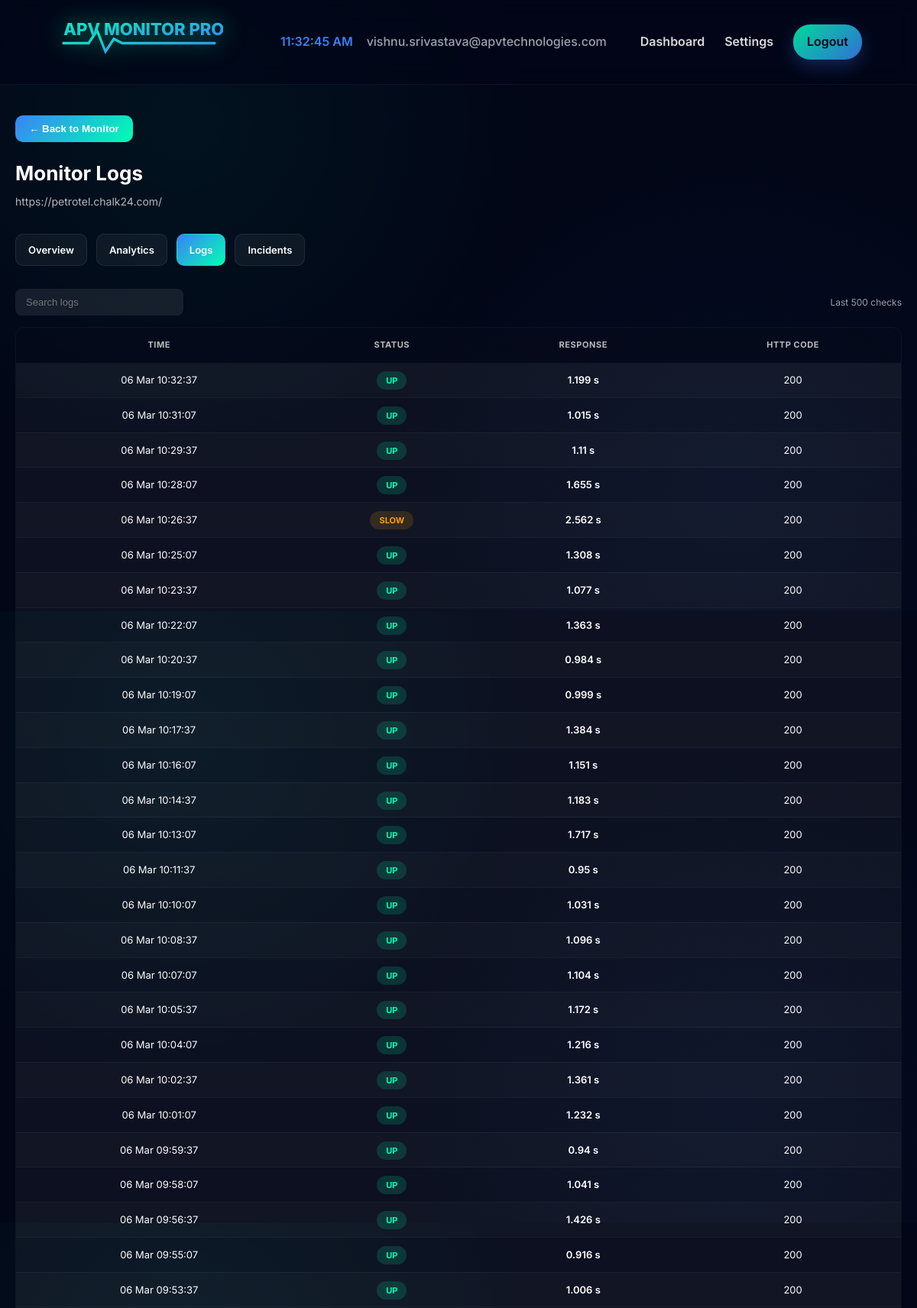
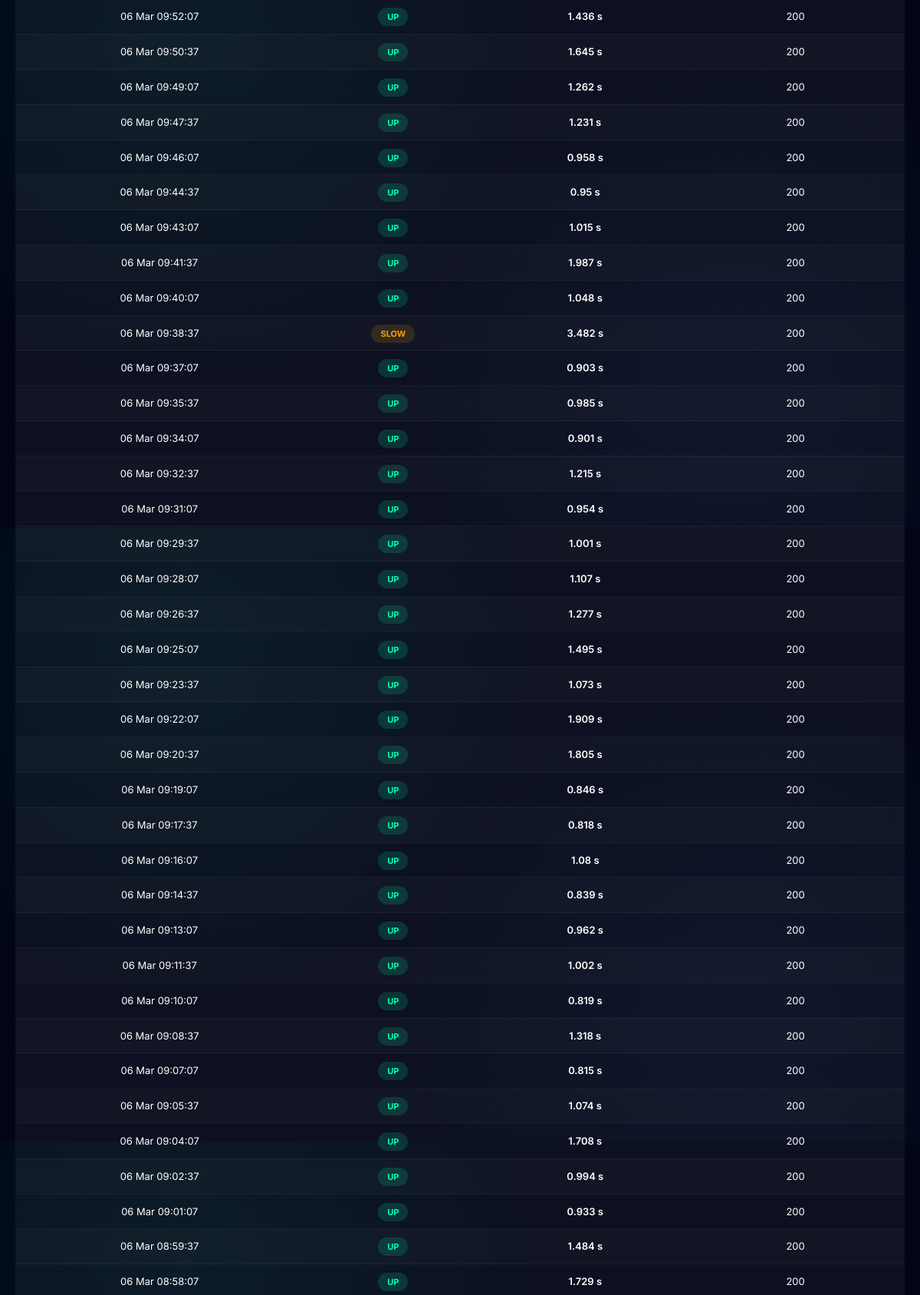
/monitor/1/logs (signed in, upper part), run on the app's committed database (2 pictures, top to bottom).
### models/user.py (models this page shows, shortened)
class User(db.Model):
    __tablename__ = "users"
    id = db.Column(db.Integer, primary_key=True)
    email = db.Column(db.String(150), unique=True, nullable=False, index=True)
    password = db.Column(db.String(255), nullable=False)
    role = db.Column(db.String(50), default="viewer")
    is_verified = db.Column(db.Boolean, default=False)
    telegram_chat_id = db.Column(db.String(100), nullable=True)
    telegram_connected = db.Column(db.Boolean, default=False)
    telegram_alerts_enabled = db.Column(db.Boolean, default=True)
    telegram_connected_at = db.Column(db.DateTime, nullable=True)
    telegram_connect_token = db.Column(
        db.String(120),
        nullable=True,
        index=True
    )
    telegram_token_created_at = db.Column(
        db.DateTime,
        nullable=True
    )
    created_at = db.Column(
        db.DateTime,
        default=datetime.utcnow
    )
    monitors = db.relationship(
        "Monitor",
        backref="owner",
        lazy=True,
        cascade="all, delete",
        foreign_keys="Monitor.user_id"
    )

### models/monitor.py (models this page shows, shortened)
class Monitor(db.Model):
    __tablename__ = "monitors"
    id = db.Column(
        db.Integer,
        primary_key=True
    )
    url = db.Column(
        db.String(500),
        nullable=False,
        index=True
    )
    status = db.Column(
        db.String(20),
        default="UNKNOWN",
        nullable=False,
        index=True
    )
    response_time = db.Column(
        db.Float,
        nullable=True
    )
    is_paused = db.Column(
        db.Boolean,
        default=False,
        nullable=False,
        index=True
    )
    check_interval = db.Column(
        db.Integer,
        default=60,
        nullable=False
    )
    last_checked_at = db.Column(
        db.DateTime,
        nullable=True,
        index=True
    )
    failure_count = db.Column(
        db.Integer,
        default=0,
        nullable=False
    )
    recovery_count = db.Column(
        db.Integer,
        default=0,
        nullable=False
    )
    ssl_expiry_date = db.Column(
        db.DateTime,
        nullable=True
    )
    ssl_days_remaining = db.Column(
        db.Integer,
        default=0
    )
    last_ssl_check = db.Column(
        db.DateTime,
        nullable=True,
        index=True
    )
    last_checked = db.Column(
        db.DateTime,
        nullable=True,
        index=True
    )
    created_at = db.Column(
        db.DateTime,
        default=datetime.utcnow,
        nullable=False,
        index=True
    )
    user_id = db.Column(
        db.Integer,
        db.ForeignKey("users.id"),
        nullable=False,
        index=True
    )
    created_by = db.Column(
        db.Integer,
        db.ForeignKey("users.id"),
        nullable=False,
        index=True
    )
    incidents = db.relationship(
        "Incident",
        backref="monitor",
        lazy="select",
        cascade="all, delete-orphan"
    )
    logs = db.relationship(
        "MonitorLog",
        backref="monitor",
        lazy="select",
        cascade="all, delete-orphan"
    )

### routes/monitor_routes.py (the view)
@monitor_bp.route("/monitor/<int:monitor_id>/logs")
def monitor_logs(monitor_id):
    if not require_login():
        return redirect(url_for("home"))
    monitor = Monitor.query.get_or_404(monitor_id)
    if monitor.user_id != session.get("user_id"):
        flash("Unauthorized access.", "error")
        return redirect(url_for("dashboard"))
    logs = (
        MonitorLog.query
        .filter_by(monitor_id=monitor.id)
        .order_by(MonitorLog.checked_at.desc())
        .limit(500)
        .all()
    )
    return render_template(
        "dashboard/logs.html",
        monitor=monitor,
        logs=logs
    )

### routes/monitor_routes.py (called while the page is built)
def require_login():
    if not session.get("logged_in"):
        flash("Session expired. Please login again.", "error")
        return False
    return True

### templates/dashboard/logs.html (shortened to what this page needs)
{% extends "layout.html" %}
{% block content %}
<div class="logs-container">
<a href="/monitor/{{monitor.id}}/overview">
<button class="back-btn">← Back to Monitor</button>
</a>
<div class="logs-header">
<h2>Monitor Logs</h2>
<p>{{ monitor.url }}</p>
</div>
<div class="monitor-tabs">
<a href="/monitor/{{ monitor.id }}/overview" class="tab-btn">
Overview
</a>
<a href="/monitor/{{ monitor.id }}/analytics" class="tab-btn">
Analytics
</a>
<a href="/monitor/{{ monitor.id }}/logs" class="tab-btn active">
Logs
</a>
<a href="/monitor/{{ monitor.id }}/incidents" class="tab-btn">
Incidents
</a>
</div>
<div class="logs-toolbar">
<input
type="text"
id="logSearch"
class="logs-search"
placeholder="Search logs"
/>
<span style="opacity:.6;font-size:12px;">
Last 500 checks
</span>
</div>
<table class="logs-table" id="logsTable">
<tr>
<th>Time</th>
<th>Status</th>
<th>Response</th>
<th>HTTP Code</th>
</tr>
{% if logs %}
{% for log in logs %}
<tr>
<td>
{{ log.checked_at.strftime("%d %b %H:%M:%S") }}
</td>
<td>
{% if log.status == "UP" %}
<span class="status-pill status-up">UP</span>
{% elif log.status == "SLOW" %}
<span class="status-pill status-slow">SLOW</span>
{% else %}
<span class="status-pill status-down">DOWN</span>
{% endif %}
</td>
<td class="response">
{{ log.response_time }} s
</td>
<td>
{{ log.http_status_code }}
</td>
</tr>
{% endfor %}
{% else %}
<tr>
<td colspan="4" class="empty">
No logs yet
</td>
</tr>
{% endif %}
</table>
</div>
{% endblock %}

### templates/layout.html (shortened to what this page needs)
<!DOCTYPE html>
<html lang="en">
<head>
</head>
<body>
<header class="nav">
<div class="apv-logo">
<svg viewBox="0 0 200 60" xmlns="http://www.w3.org/2000/svg">
<text
x="10"
y="25"
font-size="20"
font-weight="800"
fill="url(#apvGradient)">
APV MONITOR PRO
</text>
</svg>
</div>
<div class="nav-links">
{% if session.get('logged_in') %}
<span id="liveClock" style="margin-right:18px;color:#3b82f6;font-weight:600;"></span>
<span style="margin-right:18px;color:#9ca3af;font-weight:500;">
{{ session['email'] }}
</span>
<a href="{{ url_for('dashboard') }}">Dashboard</a>
<a href="{{ url_for('settings.settings_page') }}">Settings</a>
<a href="{{ url_for('auth.logout') }}" class="btn">Logout</a>
{% else %}
{% if not request.path.startswith('/status') %}
<a href="{{ url_for('auth.login') }}">Login</a>
<a href="{{ url_for('auth.signup') }}" class="btn">Create Account</a>
{% endif %}
{% endif %}
</div>
</header>
<main>
{% block content %}{% endblock %}
</main>
</body>
</html>

### templates/layout.html (style rules this page uses)
:root { --green:#00ffb3; --blue:#3b82f6; --bg:#020617; --text:#ffffff; --muted:#9ca3af; --glass:rgba(2,6,23,.65); }
* { box-sizing:border-box; }
body { margin:0; font-family:'Inter',sans-serif; background: radial-gradient(circle at 20% 20%, rgba(0,255,179,.05), transparent 40%), radial-gradient(circle at 80% 80%, rgba(59,130,246,.05), transparent 40%), var(--bg); color:var(--text); line-height:1.6; -webkit-font-smoothing:antialiased; -moz-osx-font-smoothing:grayscale; }
.nav { display:flex; align-items:center; justify-content:space-between; padding:18px 6%; position:sticky; top:0; backdrop-filter:blur(14px); background:var(--glass); border-bottom:1px solid rgba(255,255,255,.05); z-index:100; }
.apv-logo { width:220px; filter:drop-shadow(0 0 15px rgba(0,255,179,.5)); animation:logoGlow 3s ease-in-out infinite alternate; }
.apv-logo svg { width:100%; }
.nav-links { display:flex; align-items:center; }
.nav-links a { margin-left:26px; text-decoration:none; color:white; font-weight:600; opacity:.85; transition:.25s; }
.btn { padding:10px 18px; border-radius:22px; background:linear-gradient(135deg,var(--green),var(--blue)); color:#020617 !important; font-weight:600; box-shadow:0 8px 25px rgba(59,130,246,.35); transition:.25s; }
main { min-height:60vh; }

### templates/dashboard/logs.html (style rules this page uses)
.logs-container { max-width:1400px; margin:auto; padding:40px 20px; }
.logs-header { margin-bottom:30px; }
.logs-header h2 { margin:0; font-size:26px; }
.logs-header p { margin-top:6px; opacity:.7; font-size:14px; }
.back-btn { padding:10px 18px; border-radius:10px; border:none; background:linear-gradient(135deg,#3b82f6,#00ffb3); color:white; font-weight:600; cursor:pointer; margin-bottom:20px; }
.monitor-tabs { display:flex; gap:12px; margin-bottom:30px; flex-wrap:wrap; }
.tab-btn { padding:10px 16px; border-radius:10px; background:rgba(255,255,255,0.05); border:1px solid rgba(255,255,255,0.08); color:white; text-decoration:none; font-weight:600; font-size:13px; }
.tab-btn.active { background:linear-gradient(135deg,#3b82f6,#00ffb3); }
.logs-toolbar { display:flex; justify-content:space-between; align-items:center; margin-bottom:15px; flex-wrap:wrap; gap:10px; }
.logs-search { padding:10px 14px; border-radius:8px; border:none; background:rgba(255,255,255,0.08); color:white; font-size:13px; min-width:220px; }
.logs-table { width:100%; border-collapse:collapse; background:rgba(255,255,255,0.04); border-radius:12px; overflow:hidden; border:1px solid rgba(255,255,255,0.08); }
.logs-table th { background:#020617; padding:14px; font-size:11px; text-transform:uppercase; letter-spacing:.05em; opacity:.7; }
.logs-table td { padding:12px; text-align:center; border-bottom:1px solid rgba(255,255,255,0.05); font-size:13px; }
.logs-table tr:nth-child(even) { background:rgba(255,255,255,0.02); }
.status-pill { padding:5px 12px; border-radius:20px; font-size:11px; font-weight:700; }
.status-up { background:rgba(0,255,179,.15); color:#00ffb3; }
.status-slow { background:rgba(245,158,11,.15); color:#f59e0b; }
.response { font-weight:600; }

### data on the page
User: email "vishnu.srivastava@apvtechnologies.com"
Monitor: url "https://petrotel.chalk24.com/"

### other printed values
{{ log.checked_at.strftime("%d %b %H:%M:%S") }} "06 Mar 10:32:37" "06 Mar 10:31:07" "06 Mar 10:29:37" "06 Mar 10:28:07" "06 Mar 10:26:37" "06 Mar 10:25:07" "06 Mar 10:23:37" "06 Mar 10:22:07" "06 Mar 10:20:37" "06 Mar 10:19:07" "06 Mar 10:17:37" "06 Mar 10:16:07" "06 Mar 10:14:37" "06 Mar 10:13:07" "06 Mar 10:11:37" "06 Mar 10:10:07" "06 Mar 10:08:37" "06 Mar 10:07:07" "06 Mar 10:05:37" "06 Mar 10:04:07" "06 Mar 10:02:37" "06 Mar 10:01:07" "06 Mar 09:59:37" "06 Mar 09:58:07" "06 Mar 09:56:37" "06 Mar 09:55:07" "06 Mar 09:53:37" "06 Mar 09:52:07" "06 Mar 09:50:37" "06 Mar 09:49:07" "06 Mar 09:47:37" "06 Mar 09:46:07" "06 Mar 09:44:37" "06 Mar 09:43:07" "06 Mar 09:41:37" "06 Mar 09:40:07" "06 Mar 09:38:37" "06 Mar 09:37:07" "06 Mar 09:35:37" "06 Mar 09:34:07" "06 Mar 09:32:37" "06 Mar 09:31:07" "06 Mar 09:29:37" "06 Mar 09:28:07" "06 Mar 09:26:37" "06 Mar 09:25:07" "06 Mar 09:23:37" "06 Mar 09:22:07" "06 Mar 09:20:37" "06 Mar 09:19:07" "06 Mar 09:17:37" "06 Mar 09:16:07" "06 Mar 09:14:37" "06 Mar 09:13:07" "06 Mar 09:11:37" "06 Mar 09:10:07" "06 Mar 09:08:37" "06 Mar 09:07:07" "06 Mar 09:05:37" "06 Mar 09:04:07" "06 Mar 09:02:37" "06 Mar 09:01:07" "06 Mar 08:59:37" "06 Mar 08:58:07"
{{ log.response_time }} "1.199" "1.015" "1.11" "1.655" "2.562" "1.308" "1.077" "1.363" "0.984" "0.999" "1.384" "1.151" "1.183" "1.717" "0.95" "1.031" "1.096" "1.104" "1.172" "1.216" "1.361" "1.232" "0.94" "1.041" "1.426" "0.916" "1.006" "1.436" "1.645" "1.262" "1.231" "0.958" "0.95" "1.015" "1.987" "1.048" "3.482" "0.903" "0.985" "0.901" "1.215" "0.954" "1.001" "1.107" "1.277" "1.495" "1.073" "1.909" "1.805" "0.846" "0.818" "1.08" "0.839" "0.962" "1.002" "0.819" "1.318" "0.815" "1.074" "1.708" "0.994" "0.933" "1.484" "1.729"
{{ log.http_status_code }} "200" "200" "200" "200" "200" "200" "200" "200" "200" "200" "200" "200" "200" "200" "200" "200" "200" "200" "200" "200" "200" "200" "200" "200" "200" "200" "200" "200" "200" "200" "200" "200" "200" "200" "200" "200" "200" "200" "200" "200" "200" "200" "200" "200" "200" "200" "200" "200" "200" "200" "200" "200" "200" "200" "200" "200" "200" "200" "200" "200" "200" "200" "200" "200"
